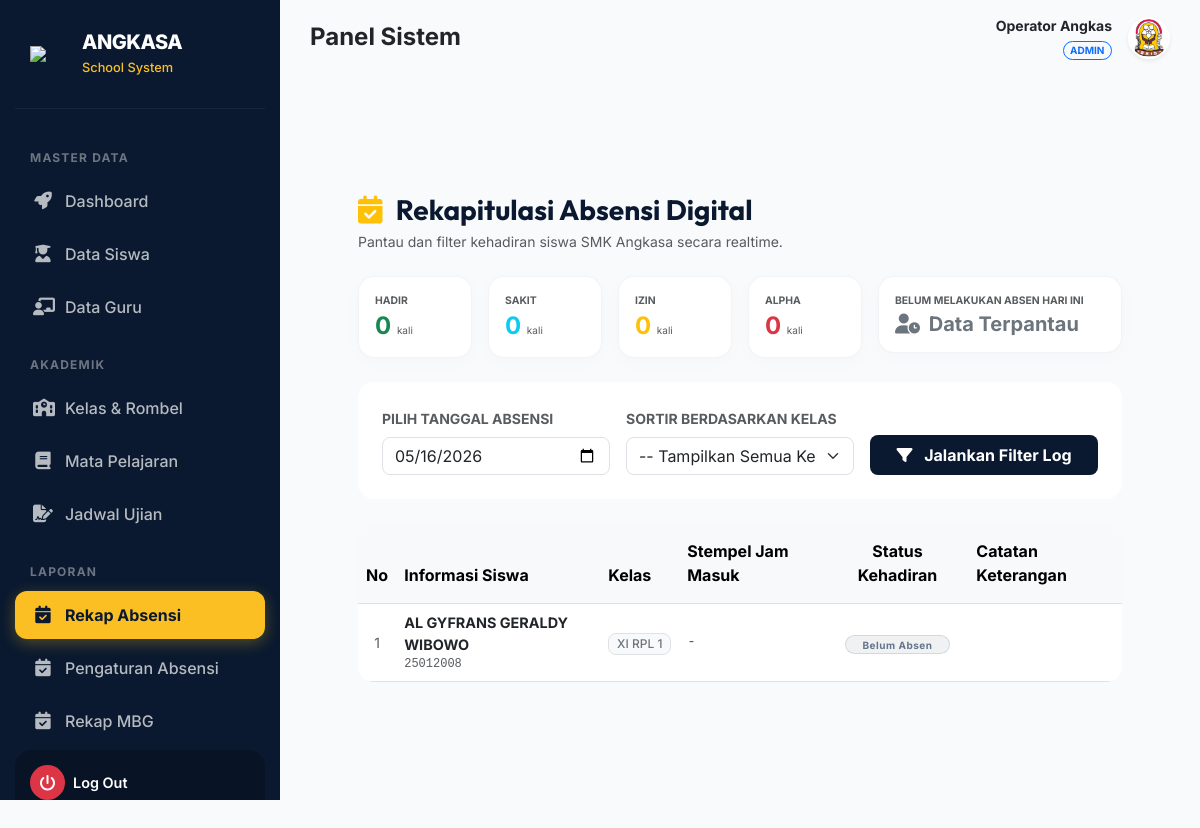
Page /admin/absensi/rekap_absensi.php (signed in) on the committed database.
### tables this page shows
CREATE TABLE `tb_siswa` (
  `id_siswa` int(11) NOT NULL,
  `nisn` varchar(20) NOT NULL,
  `nama_siswa` varchar(100) NOT NULL,
  `id_kelas` int(11) NOT NULL,
  `username` varchar(50) NOT NULL,
  `password` varchar(255) NOT NULL,
  `foto` varchar(255) DEFAULT 'default.jpg'
);

CREATE TABLE `tb_kelas` (
  `id_kelas` int(11) NOT NULL,
  `nama_kelas` varchar(50) NOT NULL
);

### admin/absensi/rekap_absensi.php (the view, shortened to what this page needs)
<?php
include '../../config/koneksi.php';
include '../../layouts/header.php';
include '../../layouts/sidebar.php';
$role_aktif = $_SESSION['role'];
$id_user_aktif = $_SESSION['id_user'];
$tanggal_pilih = isset($_GET['tanggal']) ? $_GET['tanggal'] : date('Y-m-d');
$count_hadir = 0; $count_sakit = 0; $count_izin = 0; $count_alpha = 0; $count_belum = 0;
?>
<div class="container-fluid p-3 p-md-5" style="margin-top: 50px;">
    <div class="d-flex justify-content-between align-items-center flex-wrap gap-2 mb-4">
        <div>
            <h3 class="heading-title mb-1"><i class="fas fa-calendar-check text-warning me-2"></i> Rekapitulasi Absensi Digital</h3>
            <p class="text-muted small mb-0">
                <?php echo ($role_aktif == 'siswa') ? 'Riwayat kehadiran Anda secara keseluruhan di sistem.' : 'Pantau dan filter kehadiran siswa SMK Angkasa secara realtime.'; ?>
            </p>
        </div>
    </div>
    <div class="row g-3 mb-4">
        <div class="col-6 col-sm-4 col-md-2.5 col-xl-2">
            <div class="card saas-card rounded-4 p-3 bg-white">
                <small class="text-muted text-uppercase fw-bold d-block" style="font-size:0.65rem;">Hadir</small>
                <h4 class="fw-bold text-success mb-0 mt-1"><?php echo $count_hadir; ?> <span class="small text-muted fw-normal" style="font-size:10px;">kali</span></h4>
            </div>
        </div>
        <div class="col-6 col-sm-4 col-md-2.5 col-xl-2">
            <div class="card saas-card rounded-4 p-3 bg-white">
                <small class="text-muted text-uppercase fw-bold d-block" style="font-size:0.65rem;">Sakit</small>
                <h4 class="fw-bold text-info mb-0 mt-1"><?php echo $count_sakit; ?> <span class="small text-muted fw-normal" style="font-size:10px;">kali</span></h4>
            </div>
        </div>
        <div class="col-6 col-sm-4 col-md-2.5 col-xl-2">
            <div class="card saas-card rounded-4 p-3 bg-white">
                <small class="text-muted text-uppercase fw-bold d-block" style="font-size:0.65rem;">Izin</small>
                <h4 class="fw-bold text-warning mb-0 mt-1"><?php echo $count_izin; ?> <span class="small text-muted fw-normal" style="font-size:10px;">kali</span></h4>
            </div>
        </div>
        <div class="col-6 col-sm-4 col-md-2.5 col-xl-2">
            <div class="card saas-card rounded-4 p-3 bg-white">
                <small class="text-muted text-uppercase fw-bold d-block" style="font-size:0.65rem;">Alpha</small>
                <h4 class="fw-bold text-danger mb-0 mt-1"><?php echo $count_alpha; ?> <span class="small text-muted fw-normal" style="font-size:10px;">kali</span></h4>
            </div>
        </div>
        <?php if($role_aktif != 'siswa') { ?>
        <div class="col-12 col-sm-4 col-md-2.5 col-xl-4">
            <div class="card saas-card rounded-4 p-3 bg-white border-start border-secondary border-3">
                <small class="text-muted text-uppercase fw-bold d-block" style="font-size:0.65rem;">Belum Melakukan Absen Hari Ini</small>
                <h5 class="fw-bold text-secondary mb-0 mt-1"><i class="fas fa-user-clock me-1"></i> Data Terpantau</h5>
            </div>
        </div>
        <?php } ?>
    </div>
    <?php if($role_aktif == 'admin' || $role_aktif == 'guru') { ?>
    <div class="card border-0 saas-shadow rounded-4 mb-4 bg-white">
        <div class="card-body p-4">
            <form method="GET" class="row g-3 align-items-end">
                <div class="col-12 col-md-4">
                    <label class="form-label fw-bold small text-muted">PILIH TANGGAL ABSENSI</label>
                    <input type="date" name="tanggal" class="form-control rounded-3" value="<?php echo $tanggal_pilih; ?>">
                </div>
                <div class="col-12 col-md-4">
                    <label class="form-label fw-bold small text-muted">SORTIR BERDASARKAN KELAS</label>
                    <select name="kelas" class="form-select rounded-3">
                        <option value="">-- Tampilkan Semua Kelas --</option>
                    </select>
                </div>
                <div class="col-12 col-md-4">
                    <button type="submit" class="btn bg-navy-btn w-100 fw-bold py-2 rounded-3"><i class="fas fa-filter me-2"></i> Jalankan Filter Log</button>
                </div>
            </form>
        </div>
    </div>
    <?php } ?>
    <div class="card border-0 saas-shadow rounded-4 bg-white overflow-hidden">
        <div class="card-body p-0">
            <div class="table-responsive">
                <table class="table table-hover align-middle saas-table mb-0">
                    <thead class="table-light">
                        <tr>
                            <th class="text-center py-3" width="5%">No</th>
                            <?php if($role_aktif != 'siswa') { ?>
                                <th class="py-3">Informasi Siswa</th>
                                <th class="py-3">Kelas</th>
                            <?php } else { ?>
                                <th class="py-3">Tanggal Pelaksanaan</th>
                            <?php } ?>
                            <th class="py-3">Stempel Jam Masuk</th>
                            <th class="text-center py-3">Status Kehadiran</th>
                            <th class="py-3">Catatan Keterangan</th>
                        </tr>
                    </thead>
                    <tbody>
                        <?php
                        if ($role_aktif == 'admin' || $role_aktif == 'guru') {
                            $query_sql = "SELECT s.nama_siswa, s.nisn, k.nama_kelas, a.jam_masuk, a.status, a.keterangan
                                          FROM tb_siswa s
                                          JOIN tb_kelas k ON s.id_kelas = k.id_kelas \r
                                          LEFT JOIN tb_absensi a ON s.id_siswa = a.id_siswa AND a.tanggal = '$tanggal_pilih' ";
                            $query_sql .= " ORDER BY k.nama_kelas ASC, s.nama_siswa ASC";
                        } else {
                            $query_sql = "SELECT a.tanggal, a.jam_masuk, a.status, a.keterangan
                                          FROM tb_absensi a
                                          WHERE a.id_siswa = '$id_user_aktif'
                                          ORDER BY a.tanggal DESC";
                        }
                        $tampil = mysqli_query($koneksi, $query_sql);
                        $no = 1;
                        if(mysqli_num_rows($tampil) > 0){
                            while($data = mysqli_fetch_array($tampil)){
                                $badge_class = 'badge-belum';
                                $status_text = 'Belum Absen';
                        ?>
                        <tr>
                            <td class="text-center text-muted small"><?php echo $no++; ?></td>
                            <?php if($role_aktif != 'siswa') { ?>
                                <td>
                                    <div class="fw-bold text-dark" style="font-size:0.9rem;"><?php echo $data['nama_siswa']; ?></div>
                                    <div class="small text-muted font-monospace" style="font-size:0.75rem;"><?php echo $data['nisn']; ?></div>
                                </td>
                                <td><span class="badge bg-light text-secondary border px-2.5 py-1.5 rounded-3 fw-medium"><?php echo $data['nama_kelas']; ?></span></td>
                            <?php } else { ?>
                                <td class="fw-bold text-dark"><i class="far fa-calendar-alt me-2 text-muted"></i><?php echo date('d M Y', strtotime($data['tanggal'])); ?></td>
                            <?php } ?>
                            <td class="font-monospace text-secondary small">
                                <?php echo ($data['jam_masuk']) ? '<i class="far fa-clock me-1"></i>' . $data['jam_masuk'] . ' WIB' : '<span class="text-muted">-</span>'; ?>
                            </td>
                            <td class="text-md-center">
                                <span class="badge <?php echo $badge_class; ?> rounded-pill px-3 py-1.5 fw-bold" style="font-size: 10px; letter-spacing:0.5px;">
                                    <?php echo $status_text; ?>
                                </span>
                            </td>
                            <td class="small text-muted">
                                <?php echo ($data['keterangan']) ? $data['keterangan'] : '<span class="text-white-50">-</span>'; ?>
                            </td>
                        </tr>
                        <?php
                            }
                        } else {
                            echo "<tr><td colspan='6' class='text-center py-5 text-muted small'><i class='fas fa-folder-open fa-2x d-block mb-2 opacity-50'></i> Belum memiliki rekaman riwayat absensi harian.</td></tr>";
                        }
                        ?>
                    </tbody>
                </table>
            </div>
        </div>
    </div>
</div>
<?php include '../../layouts/footer.php'; ?>

### layouts/header.php (shortened to what this page needs)
<?php
$foto_nav = "default.jpg";
if(isset($koneksi)){
    $id_u = $_SESSION['id_user'];
    $role_u = $_SESSION['role'];
    $tabel = ($role_u == 'siswa') ? 'tb_siswa' : (($role_u == 'guru') ? 'tb_guru' : 'tb_admin');
    $kolom = "id_" . $role_u;
    $q_foto = mysqli_query($koneksi, "SELECT foto FROM $tabel WHERE $kolom='$id_u'");
    if($d_foto = mysqli_fetch_assoc($q_foto)){
        if(!empty($d_foto['foto'])) $foto_nav = $d_foto['foto'];
    }
}
?>
<!DOCTYPE html>
<html lang="id">
<head>
    <link rel="stylesheet" href="https://cdnjs.cloudflare.com/ajax/libs/font-awesome/6.4.0/css/all.min.css">
    <link rel="stylesheet" href="https://cdn.jsdelivr.net/npm/bootstrap@5.3.0/dist/css/bootstrap.min.css">
</head>
<body>
<div class="topbar">
    <div class="d-flex align-items-center gap-3">
        <h4 class="m-0 fw-bold d-none d-lg-block text-dark">
            <?php
                $page = basename($_SERVER['PHP_SELF'], ".php");
                $titles = [
                    'index' => 'Dashboard Overview',
                    'data_siswa' => 'Manajemen Siswa',
                    'data_guru' => 'Manajemen Guru',
                    'lihat_tugas' => 'Tugas Sekolah',
                    'data_ujian' => 'Ujian Online'
                ];
                echo isset($titles[$page]) ? $titles[$page] : 'Panel Sistem';
            ?>
        </h4>
    </div>
    <div class="dropdown">
        <a href="halaman_segera.php" class="d-flex align-items-center text-decoration-none gap-3" data-bs-toggle="dropdown">
            <div class="text-end d-none d-lg-block">
                <div class="fw-bold text-dark small"><?php echo substr($_SESSION['nama'], 0, 15); ?></div>
                <div class="badge bg-light text-primary border border-primary rounded-pill" style="font-size: 10px;">
                    <?php echo strtoupper($_SESSION['role']); ?>
                </div>
            </div>
            <img src="/sekolah_kita/uploads/profil/<?php echo $foto_nav; ?>"
                 class="rounded-circle shadow-sm border border-2 border-white"
                 style="width: 42px; height: 42px; object-fit: cover;">
        </a>
    </div>
</div>
<div class="d-flex">

### layouts/header.php (style rules this page uses)
:root { --primary: #0a192f; --secondary: #112240; --accent: #fbbf24; --bg-body: #f3f5f9; --text-dark: #1e293b; --text-gray: #64748b; --danger: #ef4444; --success: #10b981; --radius: 16px; }
body { font-family: 'Plus Jakarta Sans', sans-serif; background-color: var(--bg-body); color: var(--text-dark); overflow-x: hidden; padding-bottom: 80px; }
.topbar { margin-left: 280px; padding: 15px 30px; background: transparent; display: flex; justify-content: space-between; align-items: center; }

### admin/absensi/rekap_absensi.php (style rules this page uses)
body { font-family: 'Inter', sans-serif; background-color: #f8fafc; }
.heading-title { font-family: 'Outfit', sans-serif; color: #0a192f; font-weight: 700; }
.saas-card { border: 1px solid rgba(148, 163, 184, 0.12) !important; box-shadow: 0 4px 20px rgba(10, 25, 47, 0.02); }
.bg-navy-btn { background-color: #0a192f !important; color: white !important; border: none; }
.badge-belum { background: rgba(100, 116, 139, 0.1); color: #64748b; border: 1px solid rgba(100, 116, 139, 0.2); }

### rows in the picture
tb_siswa: nama_siswa "AL GYFRANS GERALDY WIBOWO", nisn "25012008", id_kelas.nama_kelas "XI RPL 1", status_text "Belum Absen"

### other values in the picture
substr($_SESSION['nama'], 0, 15) "Operator Angkas"
$_SESSION['role'] "ADMIN"
$count_hadir "0"
$count_sakit "0"
$count_izin "0"
$count_alpha "0"
